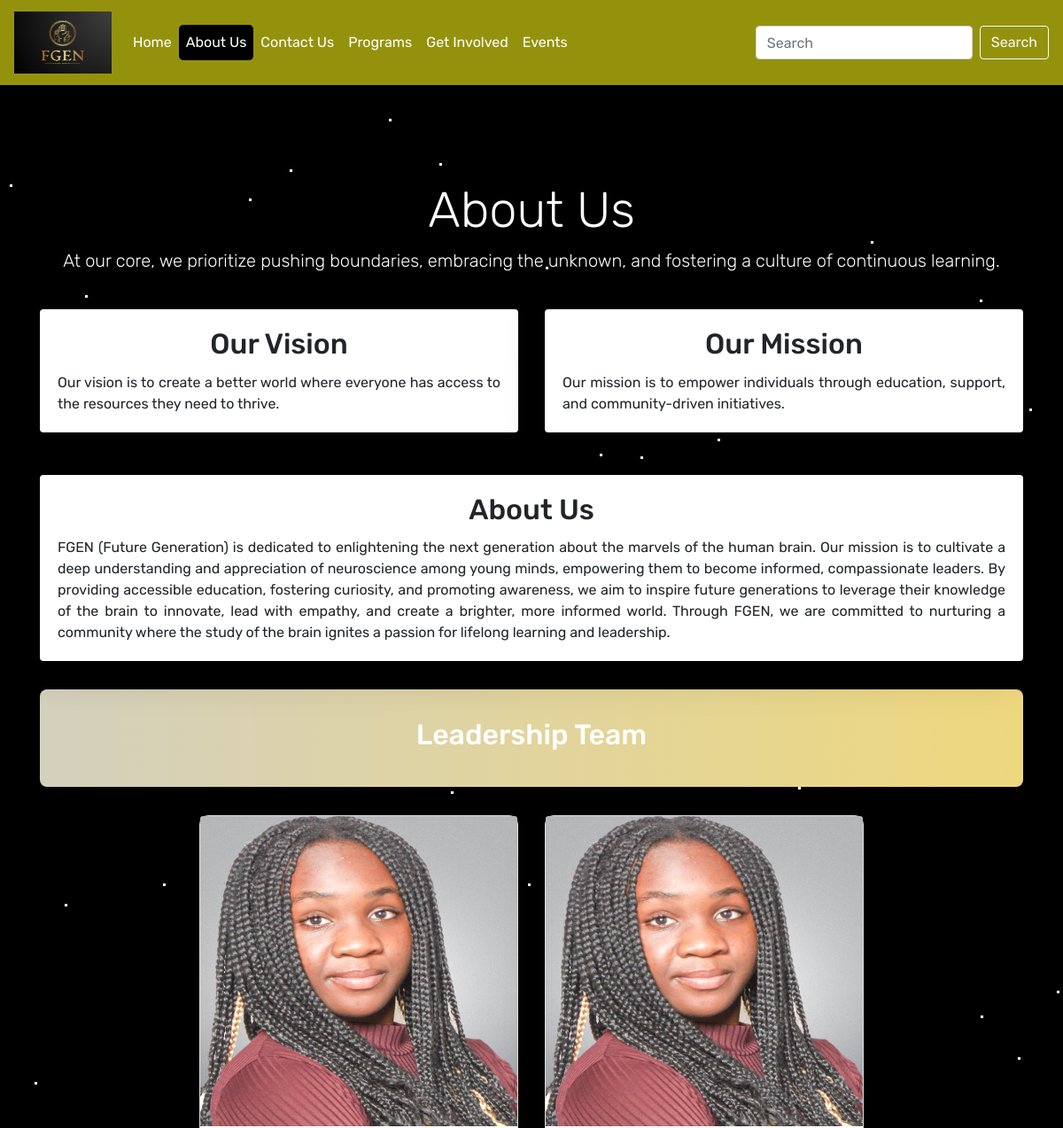
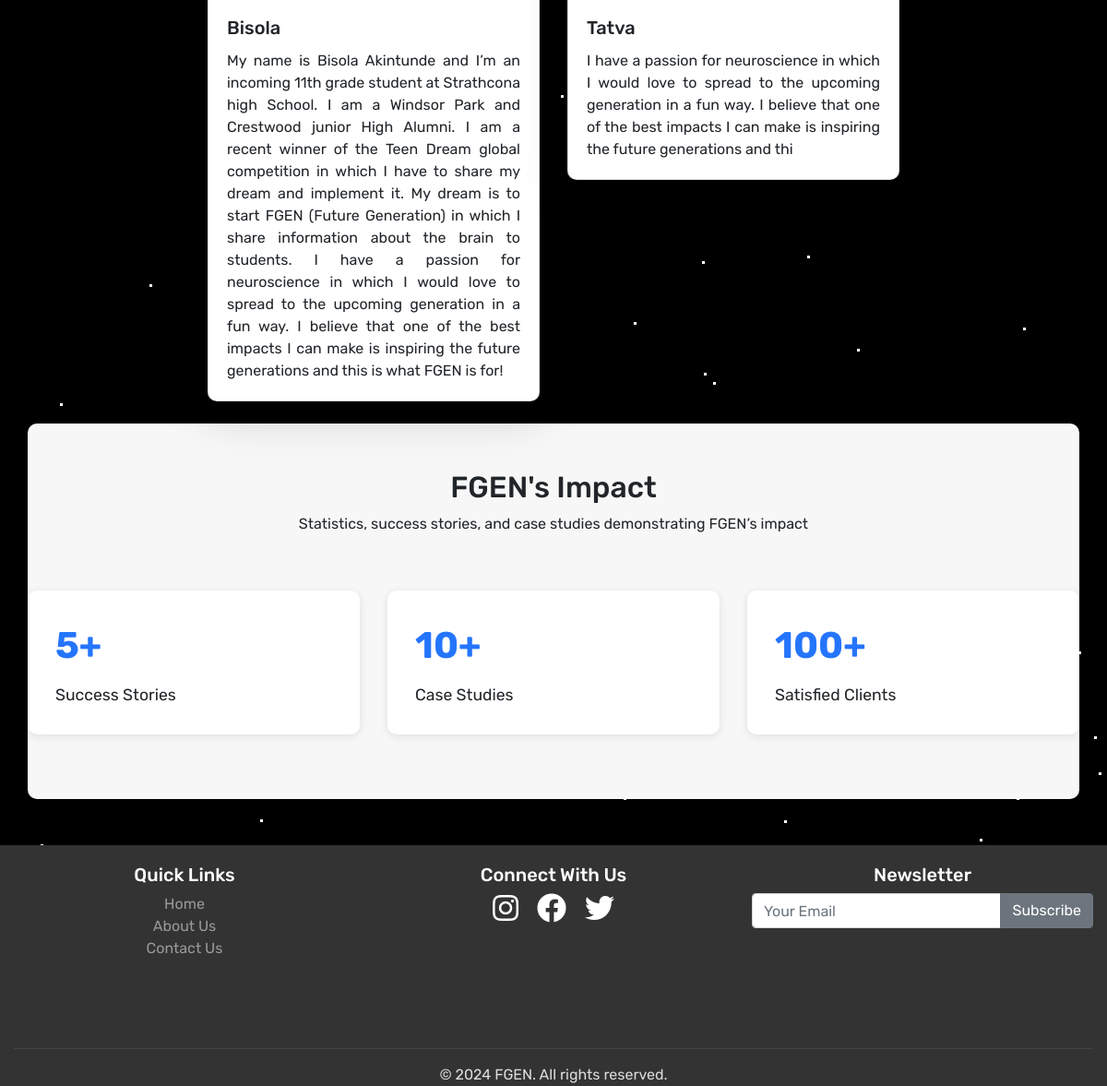
Page /about/ on the earlier database version (2 pictures, top to bottom).
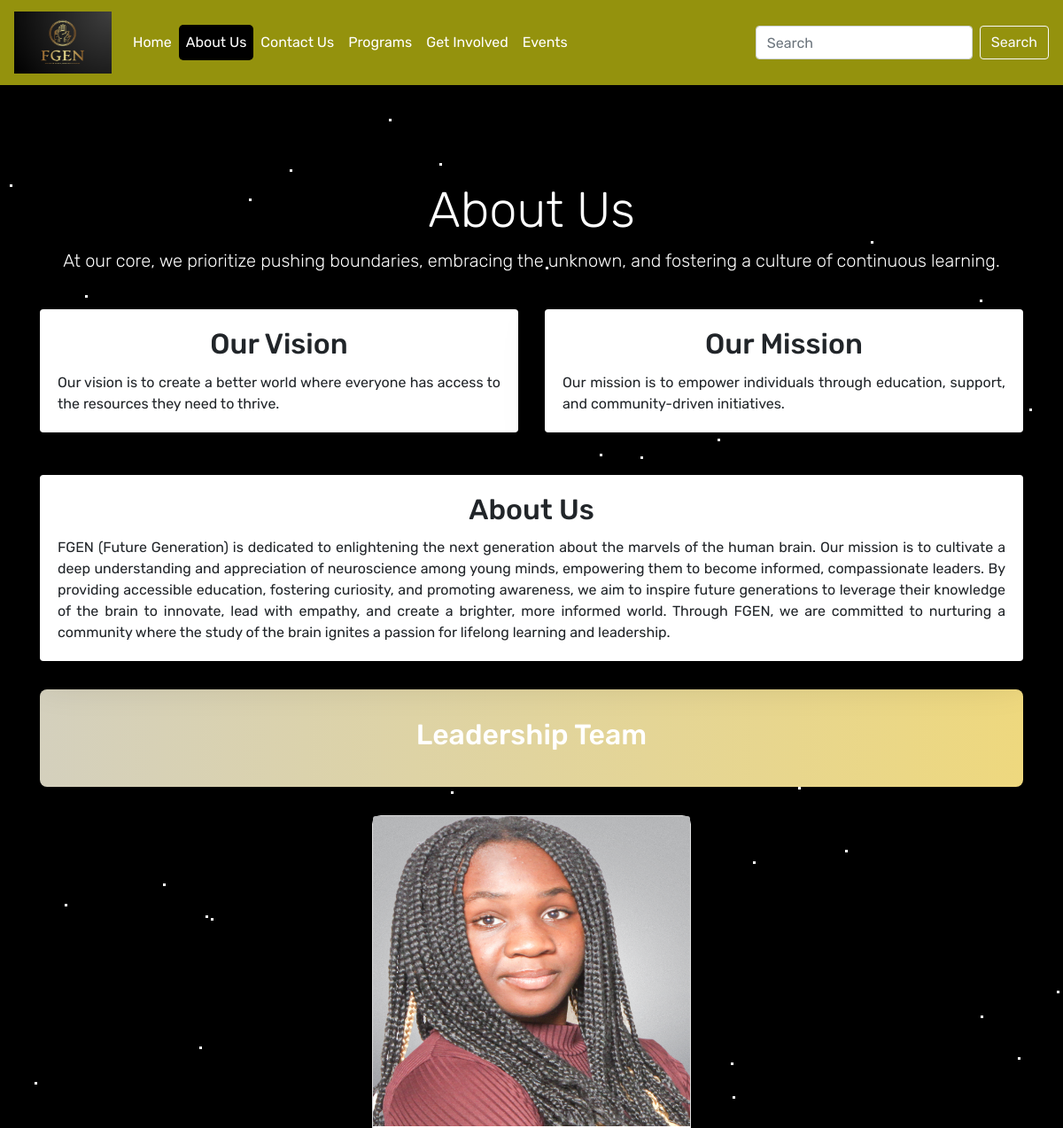
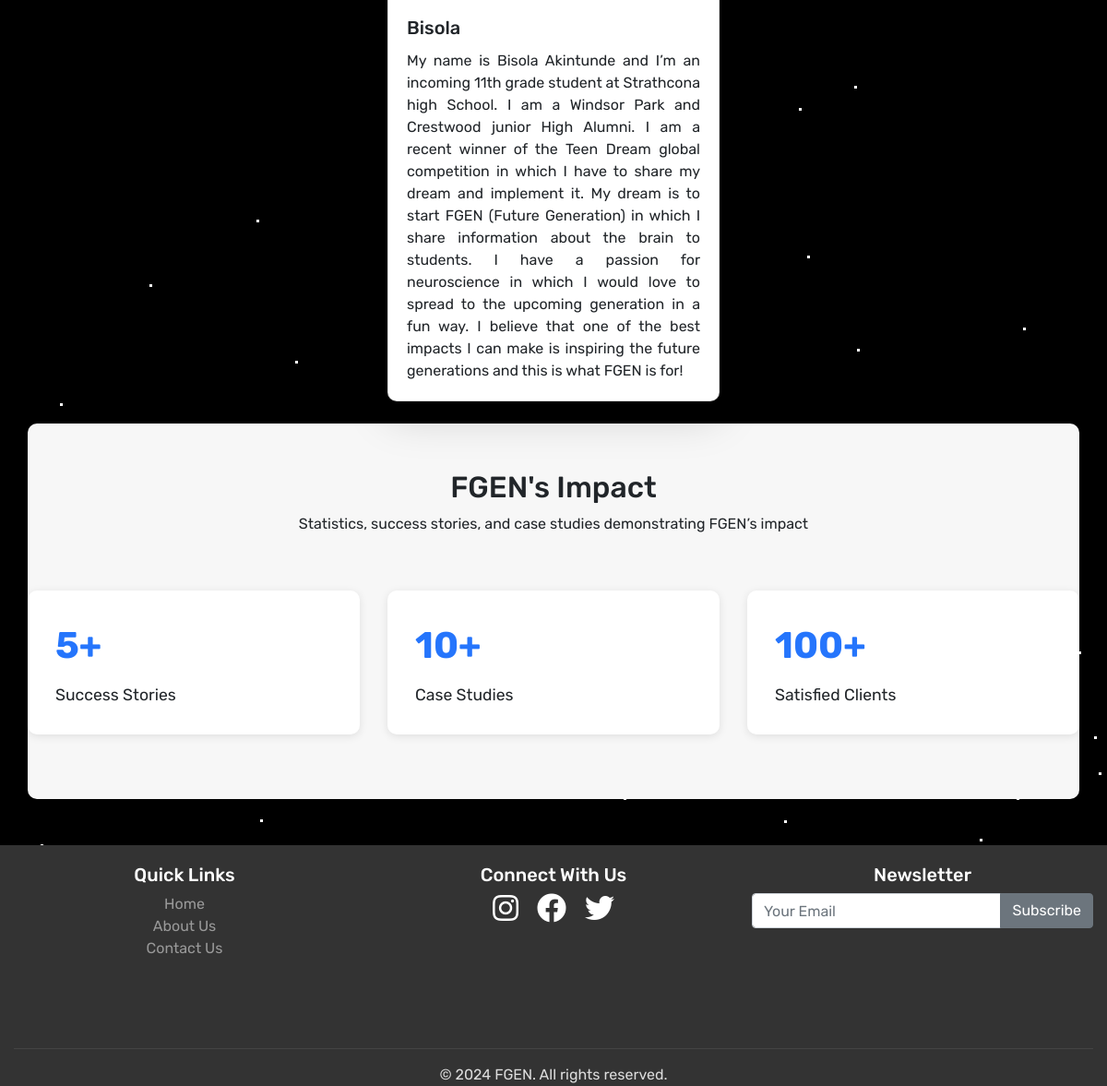
Same page on the later database version (2 pictures, top to bottom).
### new_App/models.py (models this page shows, shortened)
class WebData(models.Model):
    page_name = models.CharField(max_length=255)
    title = models.CharField(max_length=200)
    description_text = models.TextField()
    created_At = models.DateTimeField(default=timezone.now)

class Leadership(models.Model):
    l_name = models.CharField(max_length=100)
    l_description = models.CharField(max_length=1000)
    l_imagename = models.ImageField(upload_to=upload_to)
    created_at = models.DateTimeField(auto_now_add=True)

### new_App/views.py (the view)
# urls.py: path('about/', views.about_us, name='about_us'),
def about_us(request):
    leadership = Leadership.objects.all()
    visiondata=WebData.objects.get(title = 'vision')
    missiondata=WebData.objects.get(title = 'mission')
    aboutdata = WebData.objects.get(title='about_text')
    aboutheader = WebData.objects.get(title = 'header')
    ss = WebData.objects.get(title = 'successstory')
    cs = WebData.objects.get(title = 'casestudy')
    sc = WebData.objects.get(title = 'satisfied_clients')
    context = {
        'leadership': leadership,
        'vision': visiondata,
        'mission':missiondata,
        'about':aboutdata,
        'header':aboutheader,
        'active_page': 'about',
        'ss1':ss,
        'cs1':cs,
        'sc1':sc
    }
    return render(request, 'aboutus.html', context)

### new_App/templatetags/custom_filters.py (called while the page is built)
@register.filter
def trim_path(value):
    value = str(value)
    index = value.find('/static/')
    if index != -1:
        return value[index:]
    return value

### new_App/templates/aboutus.html (shortened to what this page needs)
{% extends 'base.html' %}
{% load custom_filters %}
{% block content %}
<!DOCTYPE html>
<html lang="en">
<head>
</head>
<div class="container mt-5">
    <div class="row">
        <div class="col-12 text-center mb-4">
            <h1 class="display-4 text-white">About Us</h1>
            <p class="lead text-white">{{header.description_text}}</p>
        </div>
    </div>
    <div class="row">
        <div class="col-md-6 mb-4">
            <div class="card card-about border-0 shadow-lg h-100">
                <div class="card-body card-about-body">
                    <h2 class="card-title text-center">Our Vision</h2>
                    <p class="card-text text-justify">{{vision.description_text}}</p>
                </div>
            </div>
        </div>
        <div class="col-md-6 mb-4">
            <div class="card card-about border-0 shadow-lg h-100">
                <div class="card-body card-about-body">
                    <h2 class="card-title text-center">Our Mission</h2>
                    <p class="card-text text-justify">{{mission.description_text}}</p>
                </div>
            </div>
        </div>
    </div>
    <div class="row">
        <div class="col-sm-12 mt-4 mb-4">
            <div class="card card-about border-0 shadow-lg h-100">
                <div class="card-body card-about-body">
                    <h2 class="card-title text-center">About Us</h2>
                    <p class="card-text text-justify">
                        {{about.description_text}}
                    </p>
                </div>
            </div>
        </div>
    </div>
</div>
<div class="container mt-2">
    <div class="jumbotron jumbotron-custom text-center">
        <h2 class="display-6">Leadership Team</h2>
    </div>
    <div class="row">
        <div class="row justify-content-center">
            {% for l in leadership %}
            <div class="col-md-4 col-sm-12 col-lg-4">
                <div class="card card-custom program-card shadow-lg">
                    <img src="{{l.l_imagename.url|trim_path}}" height=350 width=250 class="card-img-top" alt="Card Image">
                    <div class="card-body">
                        <h5 class="card-title">{{l.l_name}}</h5>
                        <p class="card-text text-justify">{{l.l_description}}</p>
                    </div>
                </div>
            </div>
            {% endfor %}
        </div>
    </div>
</div>
<div class="container impact-section">
    <div class="row">
        <div class="col-12 text-center mb-4">
            <h2>FGEN's Impact</h2>
            <p>Statistics, success stories, and case studies demonstrating FGEN’s impact</p>
        </div>
    </div>
    <div class="row">
        <div class="col-md-4">
            <div class="impact-item fade-in">
                <div class="impact-number">{{ss1.description_text}}+</div>
                <div class="impact-description">Success Stories</div>
            </div>
        </div>
        <div class="col-md-4">
            <div class="impact-item fade-in" style="animation-delay: 0.3s;">
                <div class="impact-number">{{cs1.description_text}}+</div>
                <div class="impact-description">Case Studies</div>
            </div>
        </div>
        <div class="col-md-4">
            <div class="impact-item fade-in" style="animation-delay: 0.6s;">
                <div class="impact-number">{{sc1.description_text}}+</div>
                <div class="impact-description">Satisfied Clients</div>
            </div>
        </div>
    </div>
</div>
{% endblock %}

### new_App/templates/base.html (shortened to what this page needs)
{% load static %}
<!DOCTYPE html>
<html lang="en">
<head>
    <link rel="stylesheet" href="https://stackpath.bootstrapcdn.com/bootstrap/4.5.2/css/bootstrap.min.css">
    <link rel="stylesheet" href="https://cdnjs.cloudflare.com/ajax/libs/font-awesome/5.15.4/css/all.min.css">
    <link rel="stylesheet" href="{% static 'assets/css/style.css' %}">
</head>
<body>
    <nav class="navbar navbar-expand-lg navbar-fixed-top navbar-dark">
        <a class="navbar-brand" href="{% url 'home' %}" style="font-size:22px;">
            <img src="/static/assets/images/FgenLogo1.png" height="70px" width="110px" alt="FGEN">
        </a>
        <div class="collapse navbar-collapse" id="navbarNav">
            <ul class="navbar-nav mr-auto">
                <li class="nav-item">
                    <a class="{% if active_page == 'home' %}active{% endif %} nav-link" href="{% url 'home' %}">Home</a>
                </li>
                <li class="nav-item">
                    <a class="nav-link {% if active_page == 'about' %}active{% endif %}" href="{% url 'about_us' %}">About Us</a>
                </li>
                <li class="nav-item">
                    <a class="nav-link {% if active_page == 'contact' %}active{% endif %}" href="{% url 'contact_us' %}">Contact Us</a>
                </li>
                <li class="nav-item">
                    <a class="nav-link {% if active_page == 'programs' %}active{% endif %}" href="{% url 'programs' %}">Programs</a>
                </li>
                <li class="nav-item">
                    <a class="nav-link {% if active_page == 'getinvolved' %}active{% endif %}" href="{% url 'get_involved' %}">Get Involved</a>
                </li>
                <li class="nav-item">
                    <a class="nav-link {% if active_page == 'events' %}active{% endif %}" href="{% url 'events' %}">Events</a>
                </li>
            </ul>
            <form class="form-inline my-2 my-lg-0">
                <input class="form-control mr-sm-2" type="search" placeholder="Search" aria-label="Search">
                <button class="btn btn-outline-light my-2 my-sm-0" type="submit">Search</button>
            </form>
        </div>
    </nav>
    <div class="star-background"></div>
    <div class="main-content">
        {% block content %}
        {% endblock %}
    </div>
    <footer class="footer">
        <div class="container text-center">
            <div class="row">
                <div class="col-md-4 col-lg-4 col-sm-6">
                    <h5>Quick Links</h5>
                    <ul class="list-unstyled">
                        <li><a href="{% url 'home' %}" class="text-white-50">Home</a></li>
                        <li><a href="{% url 'about_us' %}" class="text-white-50">About Us</a></li>
                        <li><a href="{% url 'contact_us' %}" class="text-white-50">Contact Us</a></li>
                    </ul>
                </div>
                <div class="col-md-4 col-lg-4 col-sm-6">
                    <h5>Connect With Us</h5>
                    <div class="social-icons mb-3">
                        <a href="#" class="social-icon text-white mr-3"><i class="fab fa-instagram fa-2x"></i></a>
                        <a href="#" class="social-icon text-white mr-3"><i class="fab fa-facebook fa-2x"></i></a>
                        <a href="#" class="social-icon text-white"><i class="fab fa-twitter fa-2x"></i></a>
                    </div>
                </div>
                <div class="col-md-4 col-lg-4 col-sm-12">
                    <h5>Newsletter</h5>
                    <form method="POST" action="{% url 'newsletter_signup' %}">
                        <div class="input-group">
                            <input type="email" class="form-control" name="email" placeholder="Your Email" required value="{{ form.email.value }}">
                            <div class="input-group-append">
                                <button class="btn btn-secondary" type="submit">Subscribe</button>
                            </div>
                        </div>
                    </form>
                </div>
            </div>
            <hr class="bg-secondary">
            <p class="mb-0">&copy; {% now "Y" %} FGEN. All rights reserved.</p>
        </div>
    </footer>
</body>
</html>

### new_App/static/assets/css/style.css (style rules this page uses)
body { font-family: Arial, sans-serif; background-color: #f8f9fa; display: flex; min-height: 100vh; flex-direction: column; padding-bottom: 130px; }
h1 { color: #333; }
.navbar { background-color:rgb(148,146, 13); color: #ffffff; }
.navbar-dark .navbar-nav .nav-link { color: #ffffff; font-weight: normal; border-radius: 5px; transition: all 0.3s ease; }
.active { font-weight: bold; background-color: black; color: white; border-radius: 5px; }
.main-content { flex: 1; margin-top:60px; }
.footer { background-color: #000; color: #fff; text-align: center; padding: 10px; width: 100%; position: fixed; bottom: 0; }
.card-about { transition: transform 0.3s ease-in-out; }
h1.display-4, h2.card-title { position: relative; animation: fadeInDown 1s; }
.card-about-body p { animation: fadeInUp 1s; }
.program-card { transition: transform 0.2s; border-radius: 10px; }
a { text-decoration: none; background-color: transparent; }
.jumbotron-custom { background: linear-gradient(to right, #d4d0bd, #eed87e); color: white; padding: 2rem 1rem; border-radius: 8px; transition: transform 0.2s; }

### new_App/templates/aboutus.html (style rules this page uses)
.impact-section { background: #f7f7f7; padding: 50px 0; border-radius:10px; }
.impact-item { margin: 20px 0; padding: 30px; background: white; border-radius: 10px; box-shadow: 0 2px 10px rgba(0, 0, 0, 0.1); transition: transform 0.3s ease; }
.impact-number { font-size: 2.5rem; font-weight: bold; color: #2575fc; }
.impact-description { font-size: 1.1rem; margin-top: 10px; }
.fade-in { opacity: 0; animation: fadeIn 1s forwards; }

Differences in the rows shown:
removed Leadership: l_imagename (picture), l_name "Tatva", l_description "I have a passion for neuroscience in which I would love to spread to the upcoming generation in a fun way. I believe that one of the best impacts I can make is inspiring the future generations and thi"
